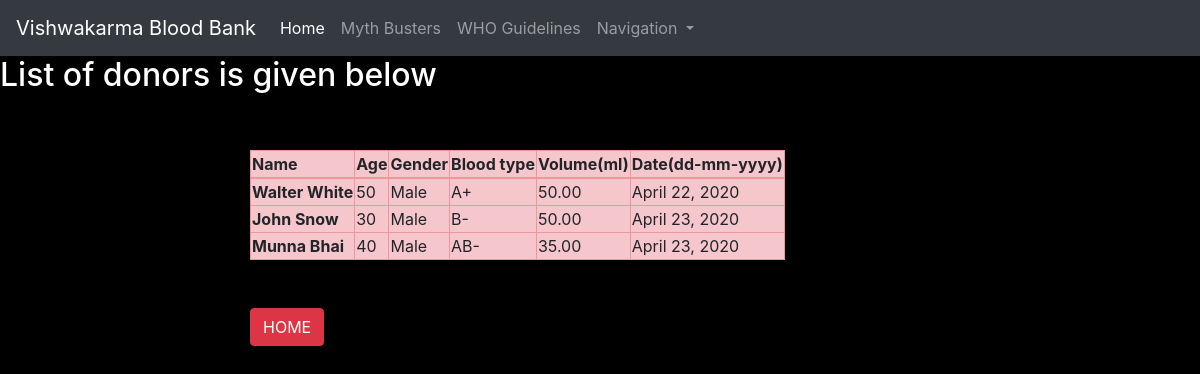
The page /donors on the database its author committed.
### blbd/models.py (models this page shows)
class donor(models.Model):
    donor_id = models.BigAutoField
    donor_name  = models.CharField(max_length=50)
    donor_age = models.IntegerField(default=0)
    donor_email = models.EmailField(max_length=50,default="")
    donor_gender = models.CharField(max_length=10)
    donors_blood_group = models.CharField(max_length=5)
    donor_Volume = models.DecimalField(max_digits=5,decimal_places=2)
    donor_date = models.DateField()
    def __str__(self):
        return self.donor_name

### blbd/views.py (the view)
# urls.py: path('donors', views.donors, name='donors'),
def donors(request):
    donate = donor.objects.all()
    print(donate)
    nrows = len(donate)
    params = {"no._of_rows": nrows, "range": range(nrows), "donor": donate}
    return render(request, 'donors.html',params)

### templates/donors.html (shortened to what this page needs)
<!doctype html>
<html lang="en">
  <head>
    <link rel="stylesheet" href="https://stackpath.bootstrapcdn.com/bootstrap/4.4.1/css/bootstrap.min.css">
  </head>
  <body>
    <nav class="navbar navbar-expand-lg navbar navbar-dark bg-dark">
  <a class="navbar-brand" href="/">Vishwakarma Blood Bank</a>
  <div class="collapse navbar-collapse" id="navbarNavDropdown">
    <ul class="navbar-nav">
      <li class="nav-item active">
        <a class="nav-link" href="/">Home <span class="sr-only">(current)</span></a>
      </li>
      <li class="nav-item">
        <a class="nav-link" href="http://127.0.0.1:8000/myths">Myth Busters</a>
      </li>
      <li class="nav-item">
        <a class="nav-link" href="http://127.0.0.1:8000/who">WHO Guidelines</a>
      </li>
      <li class="nav-item dropdown">
        <a class="nav-link dropdown-toggle" href="#" id="navbarDropdownMenuLink" role="button" data-toggle="dropdown" aria-haspopup="true" aria-expanded="false">
          Navigation
        </a>
      </li>
    </ul>
  </div>
</nav>
  <font color="white">
  <p class="h2">List of donors is given below</p></font><br><br>
  <div class="mx-auto" style="width:700px;">
  <table class="table-danger table-bordered">
  <thead class="thead-dark">
    <tr>
      <th scope="col">Name</th>
      <th scope="col">Age</th>
      <th scope="col">Gender</th>
      <th scope="col">Blood type</th>
      <th scope="col">Volume(ml)</th>
      <th scope="col">Date(dd-mm-yyyy)</th>
    </tr>
  </thead>
  <tbody>
     {% for i in donor %}
    <tr>
      <th scope="row">{{i.donor_name}}</th>
      <td>{{i.donor_age}}</td>
      <td>{{i.donor_gender}}</td>
      <td>{{i.donors_blood_group}}</td>
      <td>{{i.donor_Volume}}</td>
      <td>{{i.donor_date}}</td>
    </tr>
    {% endfor %}
  </tbody>
</table><br><br>
 <a class="btn btn-danger" href="/" role="button">HOME</a>
  </div>
  </body>
</html>

### templates/donors.html (style rules this page uses)
body { background-image: url(""); background-color: black; }

### rows shown on the page
donor: donor_name "Walter White", donor_age "50", donor_gender "Male", donors_blood_group "A+", donor_Volume "50.00", donor_date "April 22, 2020"
donor: donor_name "John Snow", donor_age "30", donor_gender "Male", donors_blood_group "B-", donor_Volume "50.00", donor_date "April 23, 2020"
donor: donor_name "Munna Bhai", donor_age "40", donor_gender "Male", donors_blood_group "AB-", donor_Volume "35.00", donor_date "April 23, 2020"
